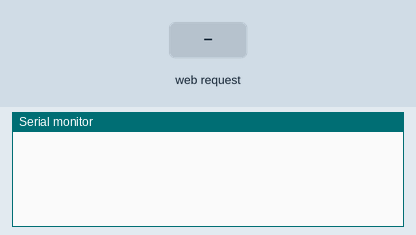
Bench run of a sketch on a simulated ESP8266 (NodeMCU). Parts: the last lines printed to the serial monitor. The test bench sets the inputs (shaded band).

Above: at 1.2 s.
1.3 s: HTTP request GET /led/0 received
At 2.3 s:
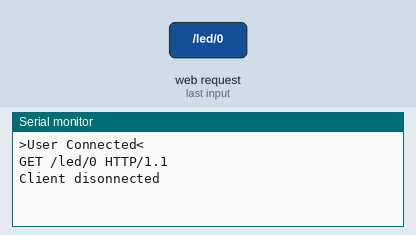
2.8 s: HTTP request GET /read received
At 3.5 s:
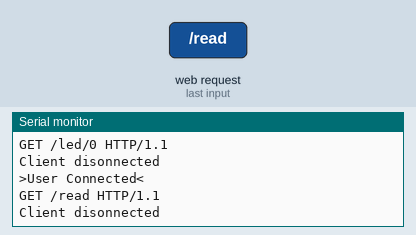
4.3 s: HTTP request GET /led/1 received
At 4.7 s:
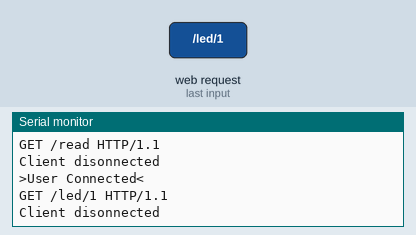

Measured:
- after the input at 1.3 s, the serial monitor: prints a new line at once (image 1)
- after the input at 2.8 s, the serial monitor: prints a new line at once (image 2)
- after the input at 4.3 s, the serial monitor: prints a new line at once (image 3)

The sketch:

AccessPt.ino
```cpp
#include <ESP8266WiFi.h>


const char WiFiAPPSK[] = "sparkfun";
WiFiServer internalServer(80);


void setup()
{
  Serial.begin(115200);
   delay(10);

  setupWiFi();
  internalServer.begin();

}
void loop()
{
 captureInternalRequest() ;
}
void captureInternalRequest() {
  WiFiClient internalWifiServer_client = internalServer.available();  // Check if a client has connected
  if (!internalWifiServer_client)  {return;}


  Serial.println(">User Connected<");

  String req = internalWifiServer_client.readStringUntil('\r');// Read the first line of the request

  Serial.println(req);

  internalWifiServer_client.flush();

  // Match the request
  int val = -1;                            // 'val' to keep track of both the
                                           // request type (read/set) and value if set.
  if (req.indexOf("/led/0") != -1)
    val = 0; // Will write LED low
  else if (req.indexOf("/led/1") != -1)
    val = 1; // Will write LED high
  else if (req.indexOf("/read") != -1)
    val = -2;                              // Will print pin reads
                                           // Otherwise request is invalidt


  internalWifiServer_client.flush();

  String s = "HTTP/1.1 200 OK\r\n";        // the common header:
  s += "Content-Type: text/html\r\n\r\n";
  s += "<!DOCTYPE HTML>\r\n<html>\r\n";

  if (val >= 0)                            // Setting LED?
  {s += "Request.";
   s += val;
   s+="<br> ";} else
  {
    s += "Invalid Request.<br> Try /led/1, /led/0, or /read.";
  }

  s += "</html>\n";

  internalWifiServer_client.print(s);                         // Send the response to the client
  delay(1);
  Serial.println(F("Client disonnected"));

  // The client will actually be disconnected
  // when the function returns and 'client' object is detroyed
  }
void setupWiFi(){
  WiFi.mode(WIFI_AP);

  // Append the last two bytes of the MAC (HEX'd) to string to make unique
  uint8_t mac[WL_MAC_ADDR_LENGTH];
  WiFi.softAPmacAddress(mac);
  String macID = String(mac[WL_MAC_ADDR_LENGTH - 2], HEX) +
                 String(mac[WL_MAC_ADDR_LENGTH - 1], HEX);
  macID.toUpperCase();
  String AP_NameString = "INUUC" + macID;

  char AP_NameChar[AP_NameString.length() + 1];
  memset(AP_NameChar, AP_NameString.length() + 1, 0);

  for (int i=0; i<AP_NameString.length(); i++)
    AP_NameChar[i] = AP_NameString.charAt(i);

  WiFi.softAP(AP_NameChar, WiFiAPPSK);
}
```
